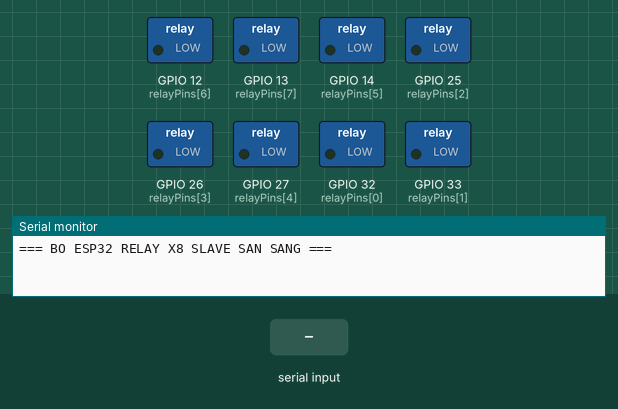
This program was run on a simulated ESP32. Parts: switched loads named in the program (green lamp = pin HIGH), the last lines printed to the serial monitor. Dashed ring = blinking. Inputs (shaded band) come from the test bench.

Above: at 1.2 s.
1.3 s: "CHASE\n" received over the second serial link
At 1.37 s:
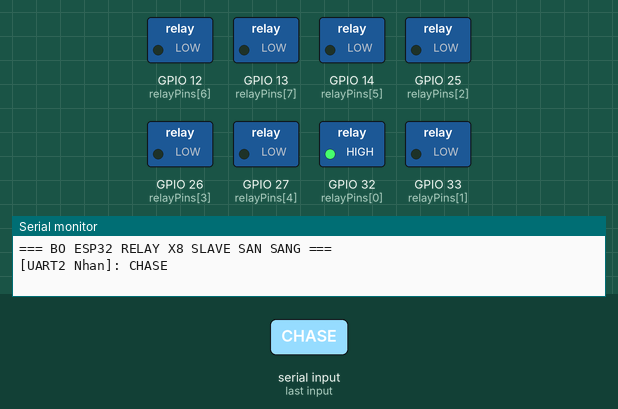
4.3 s: "R1_ON\n" received over the second serial link
At 4.7 s:
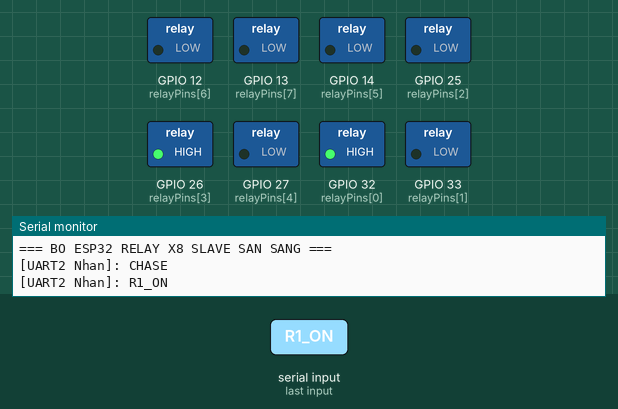
5.8 s: "ALL_ON\n" received over the second serial link
At 7.0 s:
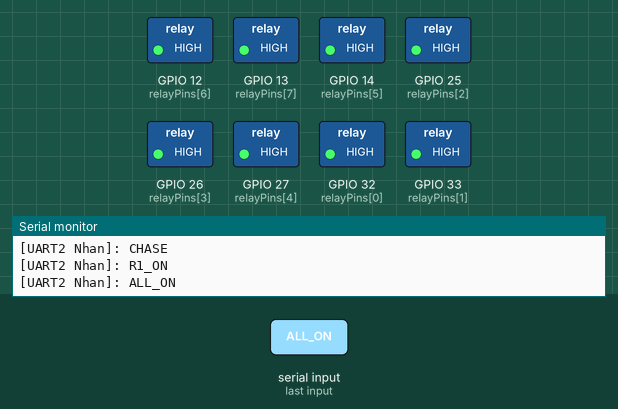
7.3 s: "R1_OFF\n" received over the second serial link
At 8.2 s:
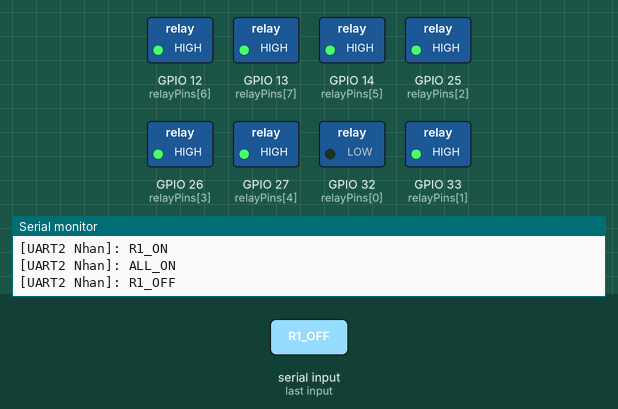
Timing chart, 0 to 9.8 s (numbered marks = the images above; inputs shaded):
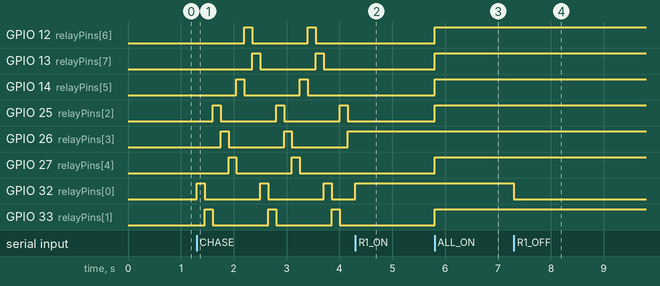

The program:

main.cpp
```cpp
#include <Arduino.h>
#include "relay_driver.h"

const int RX2_PIN = 16;
const int TX2_PIN = 17;

bool isChasing = false;
unsigned long lastChaseMillis = 0;
const unsigned long CHASE_INTERVAL = 150;

void setup() {
    Serial.begin(115200);
    Serial2.begin(115200, SERIAL_8N1, RX2_PIN, TX2_PIN);

    relay_driver_init();
    Serial.println("=== BO ESP32 RELAY X8 SLAVE SAN SANG ===");
}

void loop() {
    if (Serial2.available() > 0) {
        String cmd = Serial2.readStringUntil('\n');
        cmd.trim();
        cmd.toUpperCase();

        if (cmd.length() > 0) {
            Serial.println("[UART2 Nhan]: " + cmd);

            if (cmd == "R1_ON") {
                isChasing = false;
                relay_set_channel(1, true);
            } else if (cmd == "R1_OFF") {
                isChasing = false;
                relay_set_channel(1, false);
            } else if (cmd == "ALL_ON") {
                isChasing = false;
                relay_set_all(true);
            } else if (cmd == "ALL_OFF") {
                isChasing = false;
                relay_set_all(false);
            } else if (cmd == "CHASE") {
                isChasing = true;
            }
        }
    }

    unsigned long currentMillis = millis();
    if (isChasing && (currentMillis - lastChaseMillis >= CHASE_INTERVAL)) {
        lastChaseMillis = currentMillis;
        relay_run_chase_step();
    }
}
```

relay_driver.h
```cpp
#ifndef RELAY_DRIVER_H
#define RELAY_DRIVER_H

#include <Arduino.h>

void relay_driver_init();
void relay_set_channel(int channel, bool state);
void relay_set_all(bool state);
void relay_run_chase_step();

#endif
```

relay_driver.cpp
```cpp
#include "relay_driver.h"

const int NUM_RELAYS = 8;
const int relayPins[NUM_RELAYS] = {32, 33, 25, 26, 27, 14, 12, 13};

#define RELAY_ON   HIGH
#define RELAY_OFF  LOW

static int chaseIndex = 0;

void relay_driver_init() {
    for (int i = 0; i < NUM_RELAYS; i++) {
        pinMode(relayPins[i], OUTPUT);
        digitalWrite(relayPins[i], RELAY_OFF);
    }
}

void relay_set_channel(int channel, bool state) {
    if (channel >= 1 && channel <= NUM_RELAYS) {
        digitalWrite(relayPins[channel - 1], state ? RELAY_ON : RELAY_OFF);
    }
}

void relay_set_all(bool state) {
    for (int i = 0; i < NUM_RELAYS; i++) {
        digitalWrite(relayPins[i], state ? RELAY_ON : RELAY_OFF);
    }
}

void relay_run_chase_step() {
    relay_set_all(false);
    digitalWrite(relayPins[chaseIndex], RELAY_ON);
    chaseIndex = (chaseIndex + 1) % NUM_RELAYS;
}
```

Measured:
- after the input at 1.3 s, GPIO 12 (relayPins[6]): alternates HIGH for 0.15 s and LOW for 1.1 s, starting after 0.90 s; GPIO 13 (relayPins[7]): alternates HIGH for 0.15 s and LOW for 1.1 s, starting after 1.1 s
- after the input at 4.3 s, GPIO 12 (relayPins[6]): stays LOW (without the input it goes to HIGH after 0.30 s); GPIO 13 (relayPins[7]): stays LOW (without the input it goes to HIGH after 0.45 s)
- after the input at 5.8 s, GPIO 12 (relayPins[6]), GPIO 13 (relayPins[7]), GPIO 14 (relayPins[5]), GPIO 25 (relayPins[2]), GPIO 27 (relayPins[4]), GPIO 33 (relayPins[1]): LOW → HIGH at once
- after the input at 7.3 s, GPIO 32 (relayPins[0]): HIGH → LOW at once
